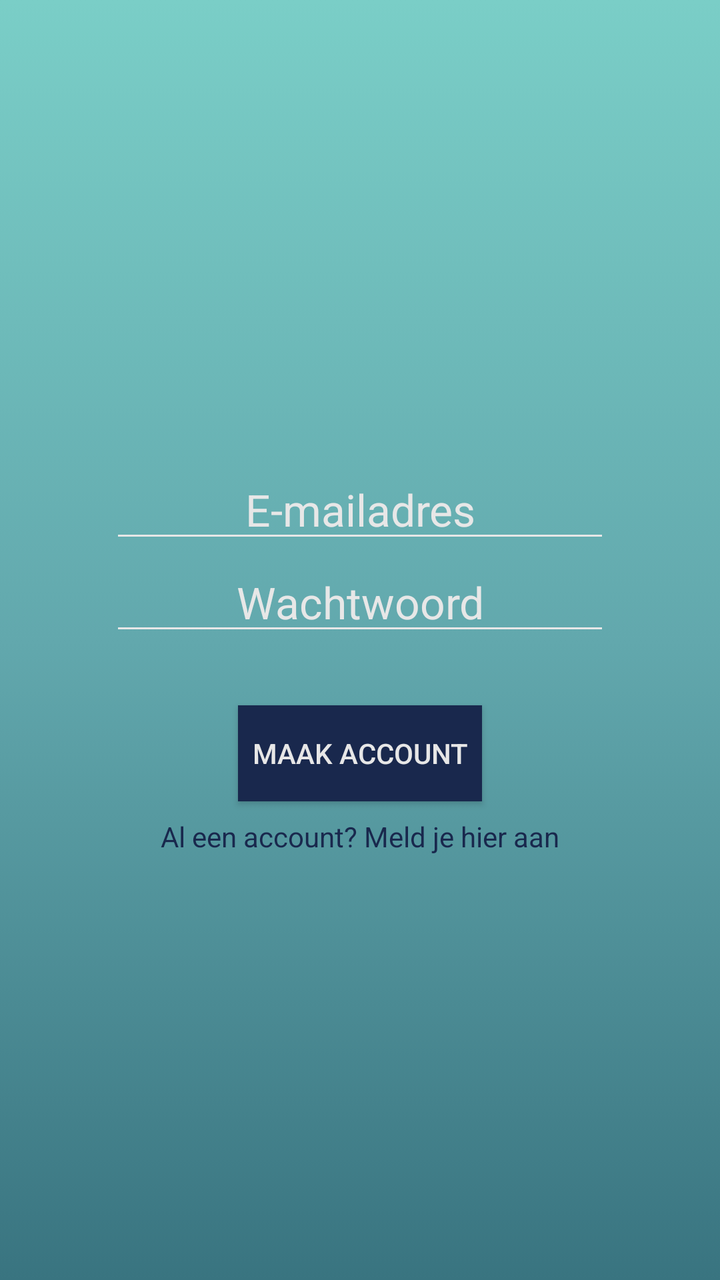
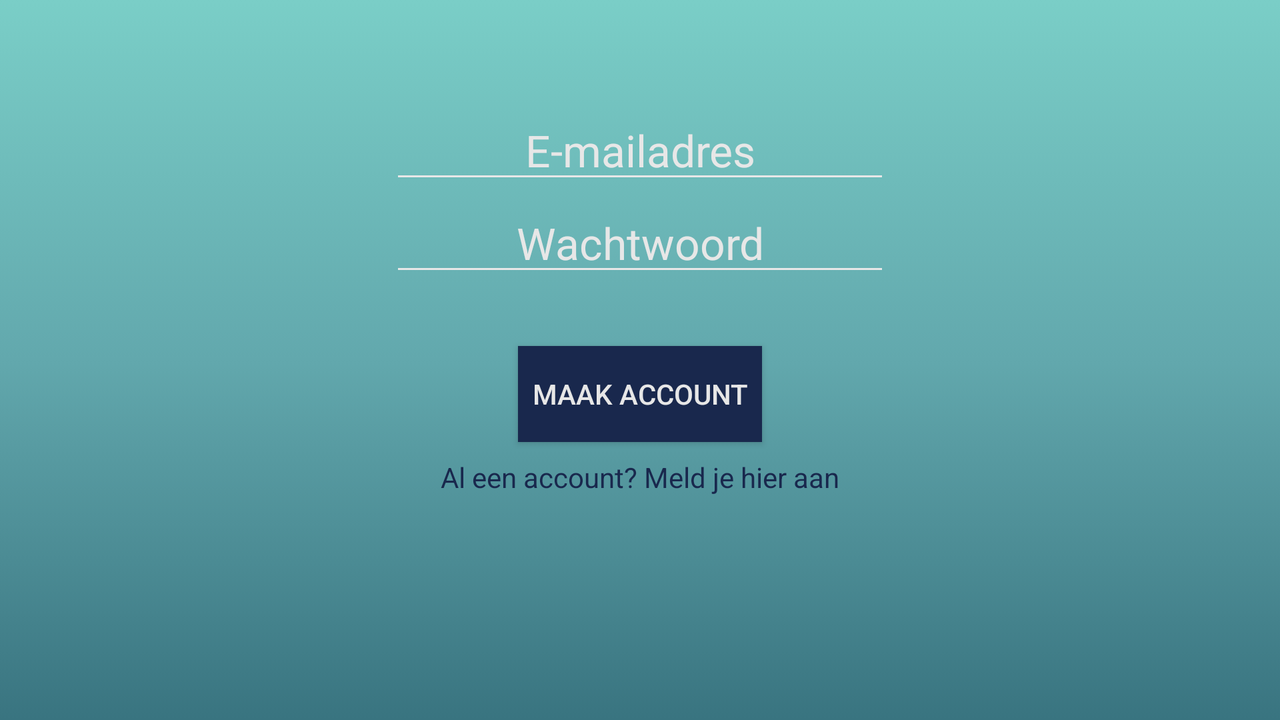

Compare how this app lays out the same screen by default and in its alternative resource folder. The renders come first, then the two layout files and the values they reference.
<!-- AndroidManifest.xml: application theme AppTheme -->
<!-- res/layout/activity_sign_up.xml -->
<?xml version="1.0" encoding="utf-8"?>
<LinearLayout xmlns:android="http://schemas.android.com/apk/res/android"
    xmlns:app="http://schemas.android.com/apk/res-auto"
    xmlns:tools="http://schemas.android.com/tools"
    tools:context=".activities.SignUpActivity"
    android:layout_width="match_parent"
    android:layout_height="match_parent"
    android:orientation="vertical"
    android:background="@drawable/background_color">

    <EditText
        android:layout_width="250dp"
        android:layout_height="wrap_content"
        android:layout_gravity="center"
        android:textAlignment="center"
        android:layout_marginTop="230dp"
        android:textSize="22sp"
        android:id="@+id/etEmail"
        android:inputType="textEmailAddress"
        android:hint="@string/email"
        android:textColorHint="@color/lightgray"
        android:backgroundTint="@color/lightgray"
        android:textCursorDrawable="@color/lightgray"
        android:textColor="@color/lightgray"/>

    <EditText
        android:layout_width="250dp"
        android:layout_height="wrap_content"
        android:layout_gravity="center"
        android:textAlignment="center"
        android:textSize="22sp"
        android:id="@+id/etPassword"
        android:inputType="textPassword"
        android:hint="@string/password"
        android:textColorHint="@color/lightgray"
        android:backgroundTint="@color/lightgray"
        android:textCursorDrawable="@color/lightgray"
        android:textColor="@color/lightgray"/>

    <Button
        android:layout_width="wrap_content"
        android:layout_height="wrap_content"
        android:layout_gravity="center"
        android:id="@+id/btnSignUp"
        android:text="@string/signUp"
        android:layout_marginTop="30dp"
        android:background="@color/darkblue"
        android:textColor="@color/lightgray"
        android:padding="7sp"/>

    <TextView
        android:layout_width="wrap_content"
        android:layout_height="wrap_content"
        android:layout_gravity="center"
        android:layout_marginTop="8dp"
        android:textSize="14sp"
        android:id="@+id/tvAlreadyAccount"
        android:text="@string/alreadyAccount"
        android:textColor="@color/darkblue" />
</LinearLayout>
<!-- resources referenced by this layout -->
<resources>
  <color name="darkblue">#19284D</color>
  <color name="lightgray">#E7E7E7</color>
  <!-- drawable background_color (drawable) -->
  <?xml version="1.0" encoding="utf-8"?>
  <selector xmlns:android="http://schemas.android.com/apk/res/android">
      <item>
          <shape>
              <gradient
                  android:startColor="#397480"
                  android:centerColor="#62A8AD"
                  android:endColor="#7ACEC7"
                  android:angle="90"/>
          </shape>
      </item>
  </selector>
  <string name="alreadyAccount">Al een account? Meld je hier aan</string>
  <string name="email">E-mailadres</string>
  <string name="password">Wachtwoord</string>
  <string name="signUp">Maak account</string>
  <style name="AppTheme" parent="Theme.AppCompat">
          
          <item name="colorPrimary">@color/darkblue</item>
          <item name="colorPrimaryDark">@color/darkblue</item>
          <item name="colorAccent">@color/darkblue</item>
          <item name="android:color">@color/lightgray</item>
      </style>
</resources>
<!-- res/layout-land/activity_sign_up.xml (the repository's variant of the layout above) -->
<!-- drawn on the phone turned sideways -->
<?xml version="1.0" encoding="utf-8"?>
<LinearLayout xmlns:android="http://schemas.android.com/apk/res/android"
    xmlns:tools="http://schemas.android.com/tools"
    tools:context=".activities.SignUpActivity"
    android:layout_width="match_parent"
    android:layout_height="match_parent"
    android:orientation="vertical"
    android:background="@drawable/background_color">

    <ProgressBar
        android:id="@+id/progressBar"
        style="?android:attr/progressBarStyleHorizontal"
        android:layout_width="match_parent"
        android:layout_height="wrap_content"
        android:indeterminate="true"
        android:layout_marginTop="-6dp"
        android:visibility="invisible"/>

    <EditText
        android:layout_width="250dp"
        android:layout_height="wrap_content"
        android:layout_gravity="center"
        android:textAlignment="center"
        android:layout_marginTop="40dp"
        android:textSize="22sp"
        android:id="@+id/etEmail"
        android:inputType="textEmailAddress"
        android:hint="@string/email"
        android:textColorHint="@color/lightgray"
        android:backgroundTint="@color/lightgray"
        android:textCursorDrawable="@color/lightgray"
        android:textColor="@color/lightgray"
        android:imeOptions="flagNoExtractUi"/>

    <EditText
        android:layout_width="250dp"
        android:layout_height="wrap_content"
        android:layout_gravity="center"
        android:textAlignment="center"
        android:textSize="22sp"
        android:id="@+id/etPassword"
        android:inputType="textPassword"
        android:hint="@string/password"
        android:textColorHint="@color/lightgray"
        android:backgroundTint="@color/lightgray"
        android:textCursorDrawable="@color/lightgray"
        android:textColor="@color/lightgray"
        android:imeOptions="flagNoExtractUi"/>

    <Button
        android:layout_width="wrap_content"
        android:layout_height="wrap_content"
        android:layout_gravity="center"
        android:id="@+id/btnSignUp"
        android:text="@string/signUp"
        android:layout_marginTop="30dp"
        android:background="@color/darkblue"
        android:textColor="@color/lightgray"
        android:padding="7sp"/>

    <TextView
        android:layout_width="wrap_content"
        android:layout_height="wrap_content"
        android:layout_gravity="center"
        android:layout_marginTop="8dp"
        android:textSize="14sp"
        android:id="@+id/tvAlreadyAccount"
        android:text="@string/alreadyAccount"
        android:textColor="@color/darkblue" />
</LinearLayout>
